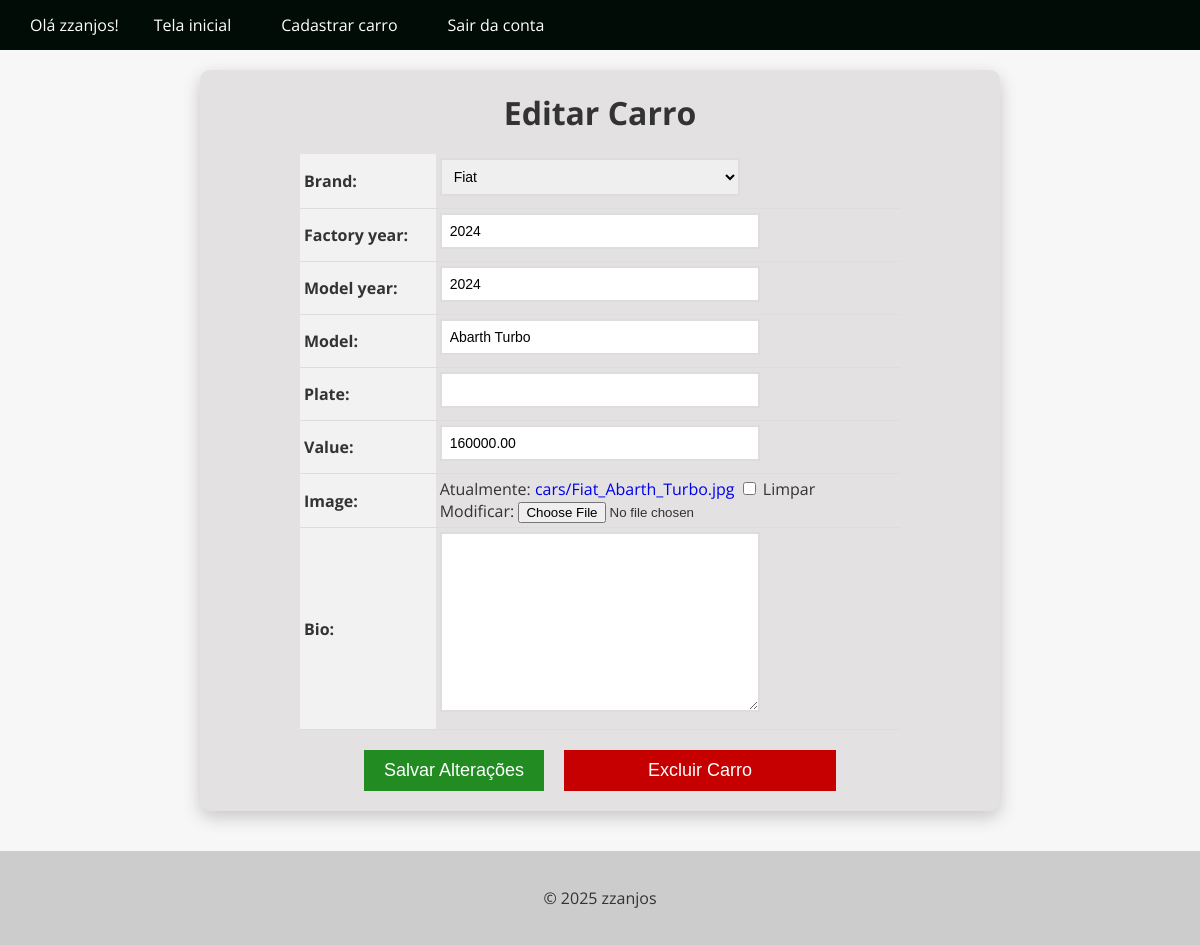
/car/10/update/ (signed in), run on an earlier commit of the app's database.
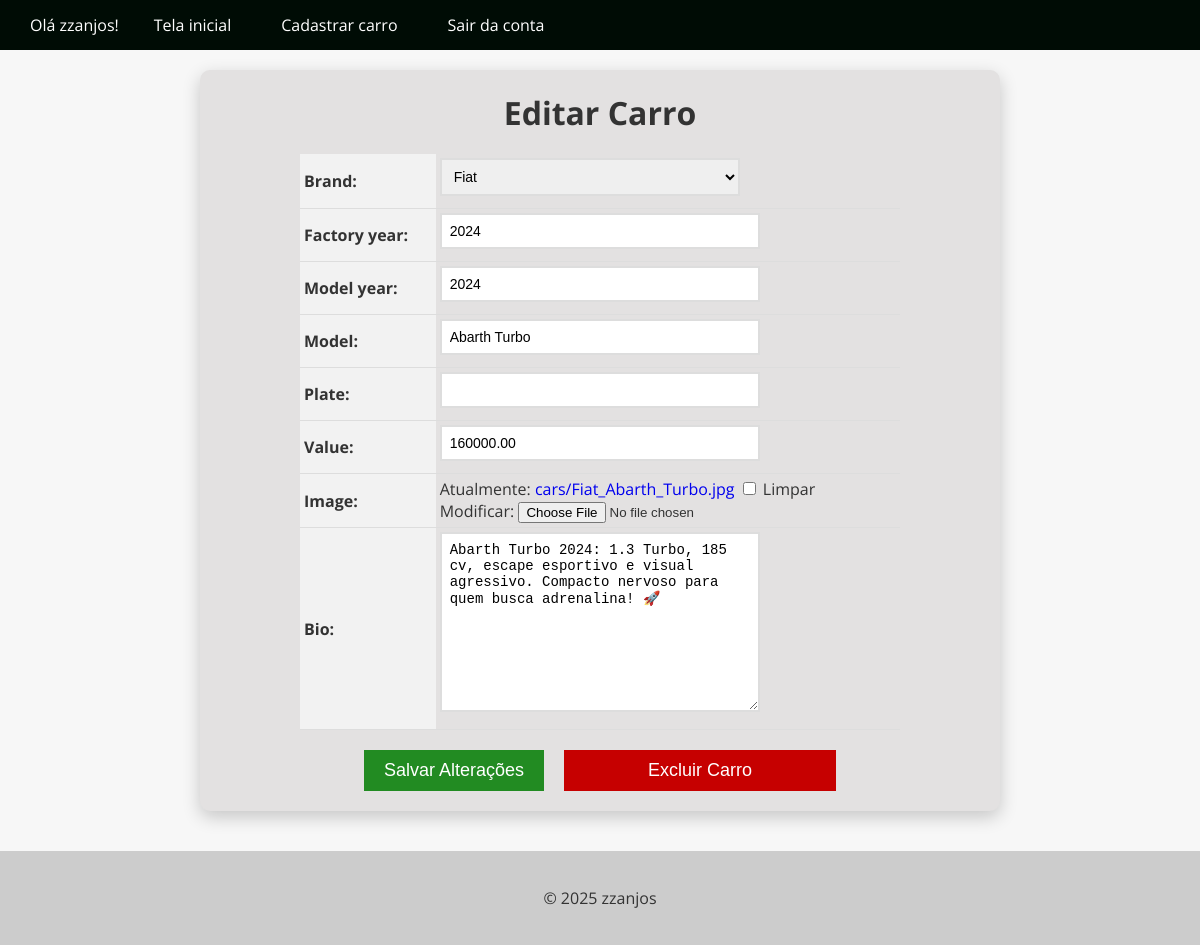
And on a later commit of the database.
### cars/models.py (models this page shows, shortened)
class Car(models.Model):
    brand = models.ForeignKey(Brand, on_delete=models.PROTECT, related_name='car_brand')
    factory_year = models.IntegerField()
    model_year = models.IntegerField()
    id = models.AutoField(primary_key=True)
    model = models.CharField(max_length=100)
    plate = models.CharField(max_length=7, blank=True, null=True)
    value = models.DecimalField(max_digits=10, decimal_places=2)
    image = models.ImageField(upload_to='cars/', blank=True, null=True)
    bio = models.TextField(blank=True, null=True)

class Brand(models.Model):
    id = models.AutoField(primary_key=True)
    name = models.CharField(max_length=40)
    def __str__(self):
        return self.name

### cars/views.py (the view, shortened to what this page needs)
# urls.py: path('car/<int:pk>/update/', CarUpdateView.as_view(), name='car_update'),
@method_decorator(login_required(login_url='login'), name='dispatch')
class CarUpdateView(UpdateView):
    model = Car
    form_class = CarModelForm
    template_name='car_update.html'
    success_url='/cars/'

### cars/forms.py (shortened to what this page needs)
class CarModelForm(forms.ModelForm):
    class Meta:
        model = Car
        fields = '__all__'

### cars/templates/car_update.html (shortened to what this page needs)
{% extends "base.html" %}
{% block content %}
    <form method="post" enctype="multipart/form-data">
      <h1>Editar Carro</h1>
      <table>
      {{ form.as_table }}
    </table>
    {% if user.is_authenticated %}
      <div class="buttons-container">
        <a href="{% url "car_delete" pk=object.pk %}"><input type="submit" value="Salvar Alterações" class="btn btn-primary"></a>
        <a href="{% url "car_delete" pk=object.pk %}"><input type="input" value="Excluir Carro" class="btn btn-danger"></a>
      </div>
      {% else %}
        <h1>Faça login para visualizar as opções</h1>
      {% endif %}
    </form>
{% endblock %}

What changed in the data, as far as the page shows it:
changed Car "Fiat": bio (not shown) → "Abarth Turbo 2024: 1.3 Turbo, 185 cv, escape esportivo e visual agressivo. Compacto nervoso para quem busca adrenalina! 🚀"
